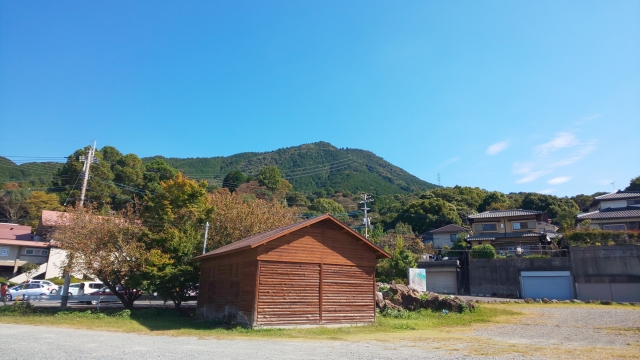
#> input picture data/image_1/origin_1.jpg, 640 x 360 px
$ python calc_diff_2.py
#> lines starting #> are read from the running program, lines starting #| are printed output that depends on the picture
import cv2
import os
import image_similarity_measures
from image_similarity_measures.quality_metrics import rmse, ssim, sre

img = "data/image_1/origin_1.jpg"

test_img = cv2.imread(img)
#> test_img is the input picture: shape (360, 640, 3); mean B, G, R 159.9, 143.1, 109

ssim_measures = {}
rmse_measures = {}
sre_measures = {}

scale_percent = 100 # percent of original img size
width = int(test_img.shape[1] * scale_percent / 100)
#> width = 640
height = int(test_img.shape[0] * scale_percent / 100)
#> height = 360
dim = (width, height)
#> dim = (640, 360)

data_dir = './data/samples'

# [7 lines of commented-out code are left out]

img_path = "data/samples/sixth_modified1.jpg"
data_img = cv2.imread(img_path)
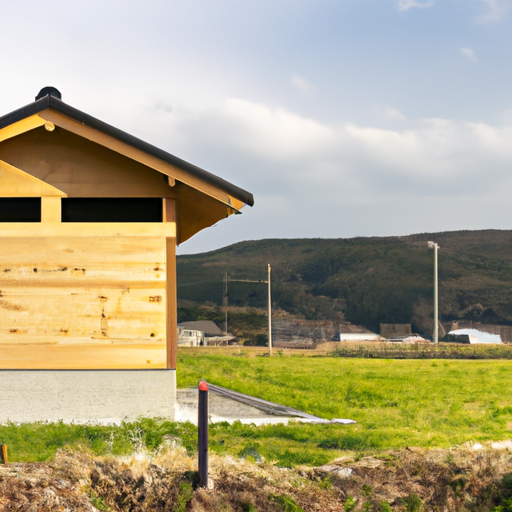
#> input picture data/samples/sixth_modified1.jpg, 512 x 512 px
#> data_img is the input picture: shape (512, 512, 3); mean B, G, R 131.6, 163, 170.7
resized_img = cv2.resize(data_img, dim, interpolation = cv2.INTER_AREA)
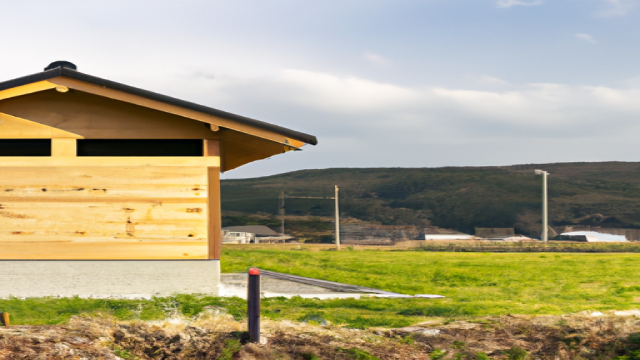
#> resized_img: shape (360, 640, 3); mean B, G, R 131.5, 162.9, 170.6
#> (the run stopped early here; a loop or call above may not have finished)
